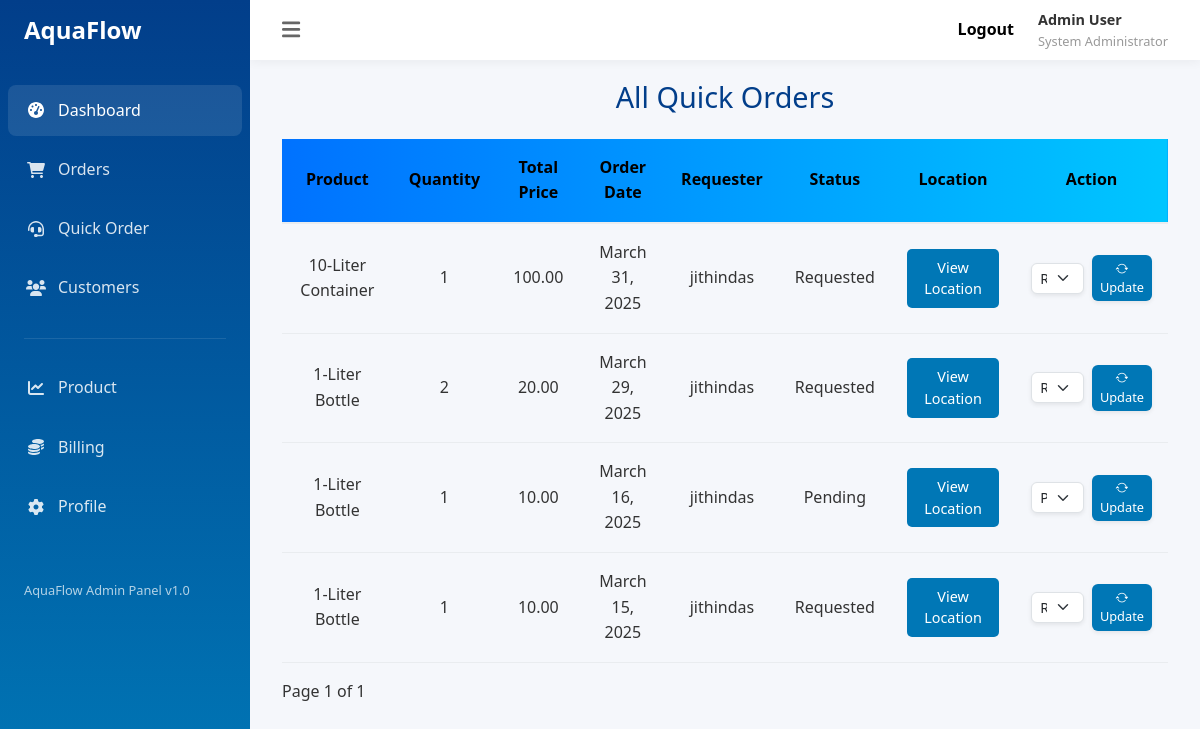
Page /admin_quick_order on the earlier database version.
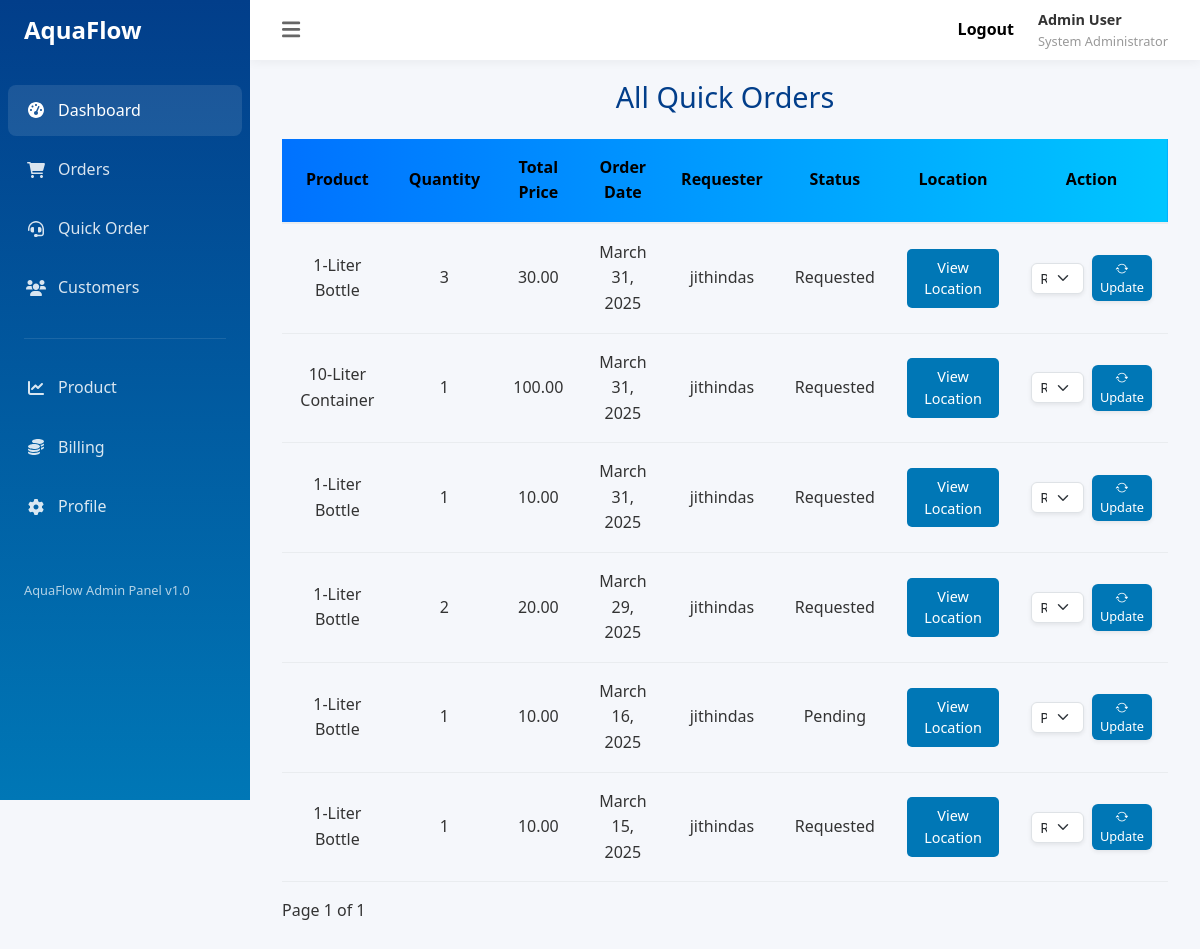
Same page on the later database version.
### app/models.py (models this page shows, shortened)
class Quick_Order(models.Model):
    STATUS_CHOICES = (
        ('Requested', 'Requested'),
        ('Pending', 'Pending'),
        ('Delivered', 'Delivered'),
        ('Cancelled', 'Cancelled'),
    )
    customer = models.ForeignKey(User, on_delete=models.CASCADE)
    product = models.ForeignKey(Product, on_delete=models.CASCADE)
    quantity = models.PositiveIntegerField()
    total_price = models.DecimalField(max_digits=10, decimal_places=2, blank=True, null=True)
    order_date = models.DateField()
    created_date = models.DateField(auto_now_add=True, null=True, blank=True)
    status = models.CharField(max_length=20, choices=STATUS_CHOICES, default='Requested')
    location_url = models.URLField(blank=True, null=True)
    is_paid = models.BooleanField(default=False)

class Product(models.Model):
    size = models.CharField(max_length=100)
    price = models.DecimalField(max_digits=10, decimal_places=2)
    description = models.TextField(null=True,blank=True)
    def __str__(self):
        return f"{self.size}"

### app/views.py (the view)
# urls.py: path('admin_quick_order', Admin_Quick_Order_View.as_view(),name='admin_quick_order'),
class Admin_Quick_Order_View(View):
    def get(self, request, *args, **kwargs):
        orders = Quick_Order.objects.all().order_by('-id')
        paginator = Paginator(orders, 10)
        page_number = request.GET.get('page')
        page_orders = paginator.get_page(page_number)
        return render(request, 'admin_quick_order.html', {'orders': page_orders})

### app/templates/admin_quick_order.html (shortened to what this page needs)
{% extends 'admin.html' %}
{% block content %}
<h1 class="page-title text-center">All Quick Orders</h1>
<table>
    <thead class="table_head">
        <tr>
            <th>Product</th>
            <th>Quantity</th>
            <th>Total Price</th>
            <th>Order Date</th>
            <th>Requester</th>
            <th>Status</th>
            <th>Location</th>
            <th>Action</th>
        </tr>
    </thead>
    <tbody>
        {% for i in orders %}
        <tr>
            <td>{{ i.product }}</td>
            <td>{{ i.quantity }}</td>
            <td>{{ i.total_price }}</td>
            <td>{{ i.order_date }}</td>
            <td>{{i.customer}}</td>
            <td>{{ i.status }}</td>
            <td>
                {% if i.location_url %}
                    <a href="{{ i.location_url }}" target="_blank" class="btn btn-primary">View Location</a>
                {% else %}
                    No location provided
                {% endif %}
            </td>
            <td>
                <form method="POST" action="{% url 'admin_quick_order_update' i.id %}" class="d-flex align-items-center gap-2">
                    <div class="form-group mb-0">
                        <select name="status" class="form-select form-select-sm rounded-2 shadow-sm" required>
                            {% for key, value in i.STATUS_CHOICES %}
                                <option value="{{ key }}" {% if i.status == key %}selected{% endif %}>
                                    {{ value }}
                                </option>
                            {% endfor %}
                        </select>
                    </div>
                    <button type="submit" class="btn btn-primary btn-sm rounded-2 shadow-sm">
                        <i class="bi bi-arrow-repeat"></i> Update
                    </button>
                </form>
            </td>
        </tr>
        {% empty %}
        <tr>
            <td colspan="6">No orders yet.</td>
        </tr>
        {% endfor %}
    </tbody>
</table>
<div class="pagination mt-3">
    <span>Page {{ orders.number }} of {{ orders.paginator.num_pages }}</span>
</div>
{% endblock %}

### app/templates/admin.html (shortened to what this page needs)
<!DOCTYPE html>
<html lang="en">
<head>
    <link href="https://cdn.jsdelivr.net/npm/bootstrap@5.3.3/dist/css/bootstrap.min.css" rel="stylesheet">
    <link rel="stylesheet" href="https://cdn.jsdelivr.net/npm/bootstrap-icons@1.11.3/font/bootstrap-icons.min.css">
</head>
<body>
    <aside class="sidebar">
        <div class="sidebar-header">
            <a class="sidebar_a" href="{% url 'home' %}">
                <h1>AquaFlow</h1>
            </a>
        </div>
        <ul class="sidebar-menu">
            <li class="menu-item active">
                <a href="{% url 'admin' %}" class="menu-link">
                    <span class="menu-icon"><i class="fas fa-tachometer-alt"></i></span>
                    Dashboard
                </a>
            </li>
            <li class="menu-item">
                <a href="{% url 'admin_order' %}" class="menu-link">
                    <span class="menu-icon"><i class="fas fa-shopping-cart"></i></span>
                    Orders
                </a>
            </li>
            <li class="menu-item">
                <a href="{% url 'admin_quick_order' %}" class="menu-link">
                    <span class="menu-icon"><i class="fas fa-headset"></i></span>
                    Quick Order
                </a>
            </li>
            <li class="menu-item">
                <a href="{% url 'customers' %}" class="menu-link">
                    <span class="menu-icon"><i class="fas fa-users"></i></span>
                    Customers
                </a>
            </li>
            <div class="divider"></div>
            <li class="menu-item">
                <a href="{% url 'product_add' %}" class="menu-link">
                    <span class="menu-icon"><i class="fas fa-chart-line"></i></span>
                    Product
                </a>
            </li>
            <li class="menu-item">
                <a href="{% url 'all_payments' %}" class="menu-link">
                    <span class="menu-icon"><i class="fas fa-coins"></i></span>
                    Billing
                </a>
            </li>
            <li class="menu-item">
                {% if user.is_authenticated %}
                <a href="{% url 'profile' request.user.id%}" class="menu-link">
                    <span class="menu-icon"><i class="fas fa-cog"></i></span>
                    Profile
                </a>
                {% else %}
                <a href="{% url 'login' %}" class="menu-link">
                    <span class="menu-icon"><i class="fas fa-cog"></i></span>
                    Profile
                </a>
                {% endif %}
            </li>
        </ul>
        <div class="sidebar-footer">
            <p>AquaFlow Admin Panel v1.0</p>
        </div>
    </aside>
    <div class="main-content">
        <header class="header">
            <button class="toggle-sidebar">
                <i class="fas fa-bars"></i>
            </button>
            <div class="header-right">
                <div class="user-info">
                    <a class="me-4 user_a" href="{% url 'logout' %}"><b>Logout</b></a>
                </div>
                <div class="user-profile">
                    <div class="user-info">
                        <span class="user-name">Admin User</span>
                        <span class="user-role">System Administrator</span>
                    </div>
                </div>
            </div>
        </header>
        <main class="dashboard-content">
            {% block content %}{% endblock %}
        </main>
    </div>
</body>
</html>

### app/templates/admin.html (style rules this page uses)
:root { --primary-color: #0077b6; --secondary-color: #90e0ef; --accent-color: #00b4d8; --light-color: #caf0f8; --dark-color: #023e8a; --success-color: #28a745; --warning-color: #ffc107; --danger-color: #dc3545; --gray-light: #f8f9fa; --gray-medium: #e9ecef; --gray-dark: #343a40; --sidebar-width: 250px; --header-height: 60px; }
* { margin: 0; padding: 0; box-sizing: border-box; font-family: 'Segoe UI', Tahoma, Geneva, Verdana, sans-serif; }
body { background-color: #f5f7fb; color: #333; line-height: 1.6; display: flex; min-height: 100vh; }
.sidebar { width: var(--sidebar-width); background: linear-gradient(to bottom, var(--dark-color), var(--primary-color)); height: 100vh; position: fixed; left: 0; top: 0; color: white; padding: 1rem 0; z-index: 100; transition: all 0.3s ease; overflow-y: auto; }
.sidebar-header { display: flex; align-items: center; padding: 0 1.5rem; margin-bottom: 2rem; }
.sidebar-header h1 { font-size: 1.5rem; font-weight: 600; }
.sidebar-menu { list-style: none; padding: 0 0.5rem; }
.menu-item { margin-bottom: 0.5rem; border-radius: 8px; transition: all 0.3s ease; }
.menu-item.active { background-color: rgba(255, 255, 255, 0.1); }
.menu-link { color: rgba(255, 255, 255, 0.85); text-decoration: none; display: flex; align-items: center; padding: 0.8rem 1rem; border-radius: 8px; transition: all 0.3s ease; }
.menu-link:hover, .menu-item.active .menu-link { color: white; }
.menu-icon { width: 24px; margin-right: 10px; display: inline-flex; justify-content: center; }
.divider { height: 1px; background-color: rgba(255, 255, 255, 0.1); margin: 1.5rem 1rem; }
.sidebar-footer { padding: 1rem 1.5rem; font-size: 0.8rem; color: rgba(255, 255, 255, 0.7); margin-top: 2rem; }
.main-content { flex: 1; margin-left: var(--sidebar-width); position: relative; }
.header { height: var(--header-height); background-color: white; display: flex; justify-content: space-between; align-items: center; padding: 0 2rem; box-shadow: 0 2px 10px rgba(0, 0, 0, 0.05); position: fixed; top: 0; right: 0; left: var(--sidebar-width); z-index: 99; }
.toggle-sidebar { background: none; border: none; color: #666; font-size: 1.3rem; cursor: pointer; }
.header-right { display: flex; align-items: center; }
.user-profile { display: flex; align-items: center; cursor: pointer; }
.user-info { display: flex; flex-direction: column; }
.user-name { font-weight: 600; font-size: 0.9rem; }
.user-role { font-size: 0.8rem; color: #999; }
.dashboard-content { padding: calc(var(--header-height) + 20px) 2rem 2rem; }
.page-title { font-size: 1.8rem; margin-bottom: 1.5rem; color: var(--dark-color); }
.btn { padding: 0.5rem 1rem; border-radius: 5px; font-weight: 500; cursor: pointer; transition: all 0.3s ease; border: none; font-size: 0.9rem; }
.btn-primary { background-color: var(--primary-color); color: white; }
.btn-sm { padding: 0.25rem 0.5rem; font-size: 0.8rem; }
table { width: 100%; border-collapse: collapse; }
th, td { padding: 1rem; text-align: left; }
thead { background-color: var(--gray-light); }
th { font-weight: 600; color: #666; border-bottom: 2px solid var(--gray-medium); }
td { border-bottom: 1px solid var(--gray-medium); }
.sidebar_a { text-decoration: none; color: white; }
.user_a { text-decoration: none; color: black; }

### app/templates/admin_quick_order.html (style rules this page uses)
.table_head { background: linear-gradient(to left, #00c6ff, #0072ff); }
thead th { color: black; text-align: center; }
tbody td { text-align: center; }

Differences in the rows shown:
added Quick_Order: product "1-Liter Bottle", quantity "3", total_price "30.00", order_date "March 31, 2025", customer "jithindas", status "Requested"
added Quick_Order: product "1-Liter Bottle", quantity "1", total_price "10.00", order_date "March 31, 2025", customer "jithindas", status "Requested"
